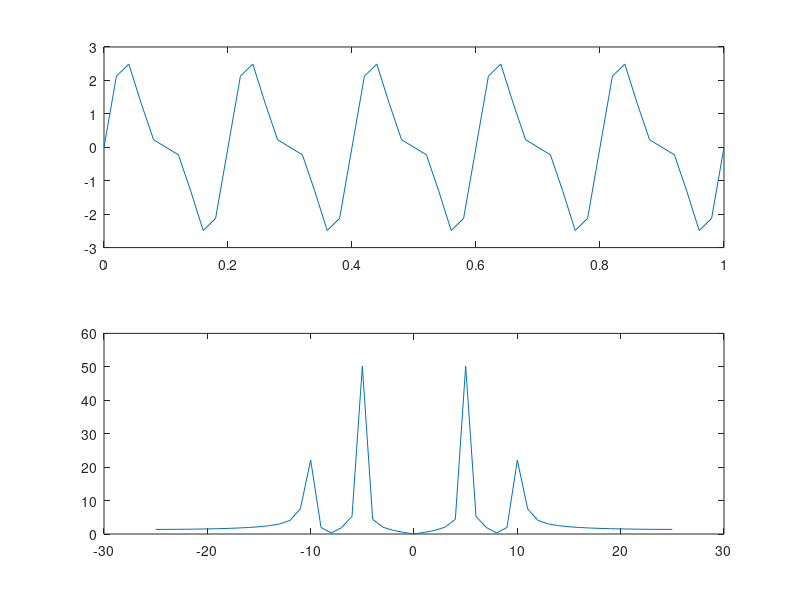

Source code (MATLAB):
%Exp01 - Plotting a continuous signal in Time & Frequency Domain 
% 25-03-25
% Kinshuk Pandala

clear;close;clc;

freq = input('Enter the frequency of the continuous signal:');
N = input('Enter the Number of cycles:');

fs = 10*freq;
%fs = 5*freq;
%fs = 100*freq;
Tp = 1/freq;

t=0:1/fs:N*Tp;

Amp = 2;
%y= Amp*sin(2*pi*freq*t);
y = Amp*sin(2*pi*freq*t)+sin(2*pi*2*freq*t);
subplot(211)
plot(t,y);

%plotting the frequuency of the signal 

len = length(y);

%linspace in MATLAB creates a set of numbers that are evenly spaced between a start and an end value.
l = linspace(-fs/2,fs/2,len); 

yf = fftshift(fft(y));
subplot(212)
plot(l,abs(yf)); %abs stands for absolute values



%input for frequency is 1000
%input of number of cycles is 10





